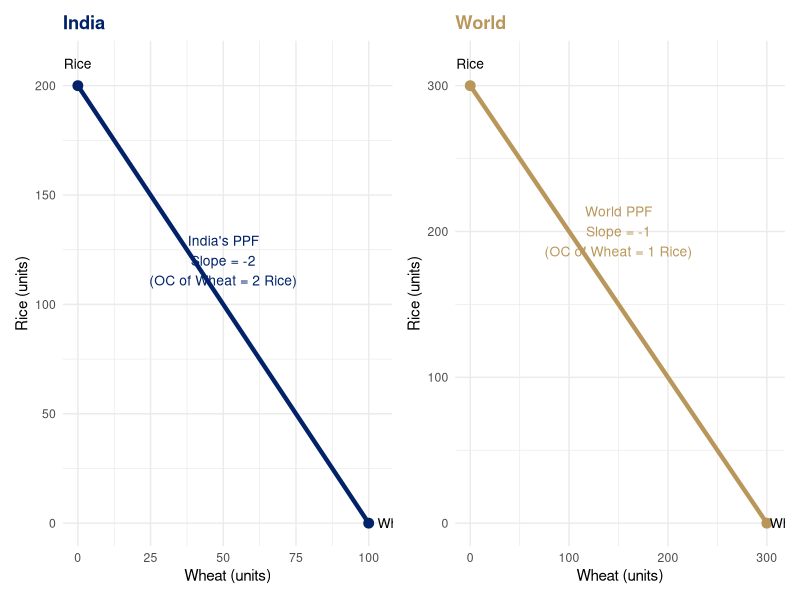
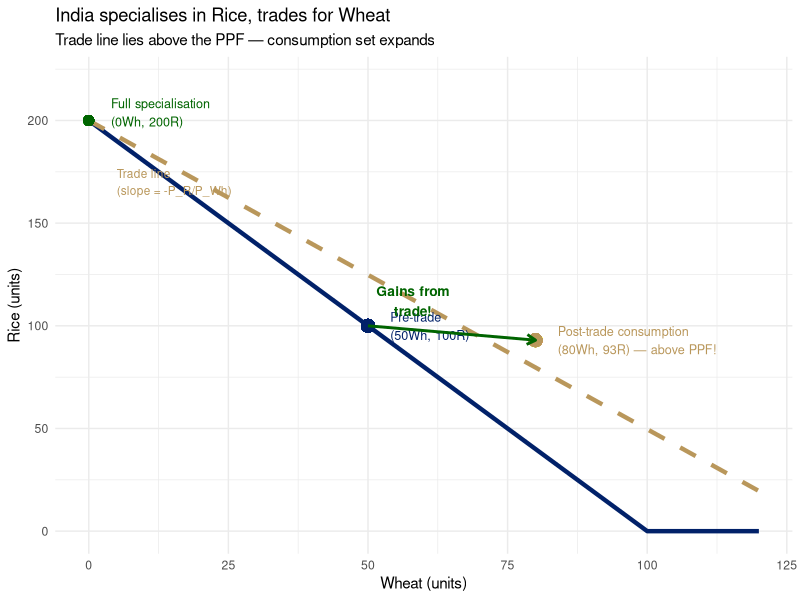
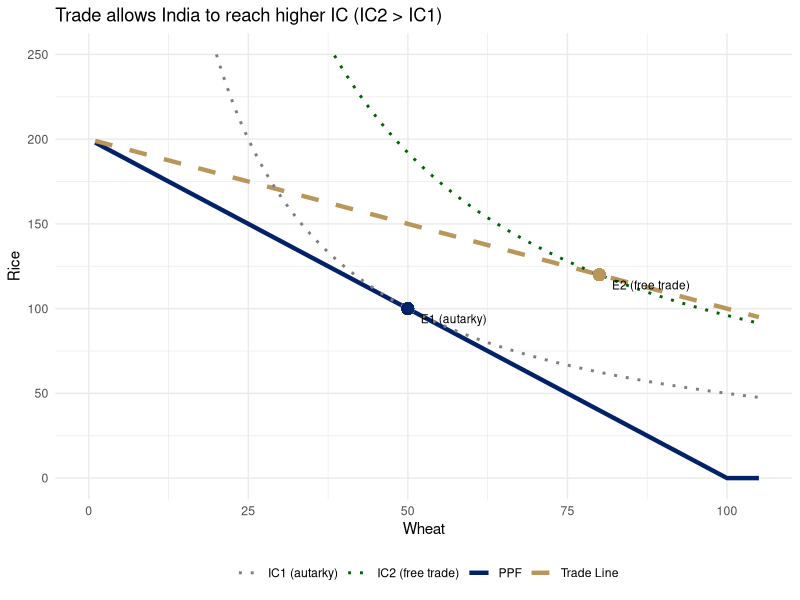
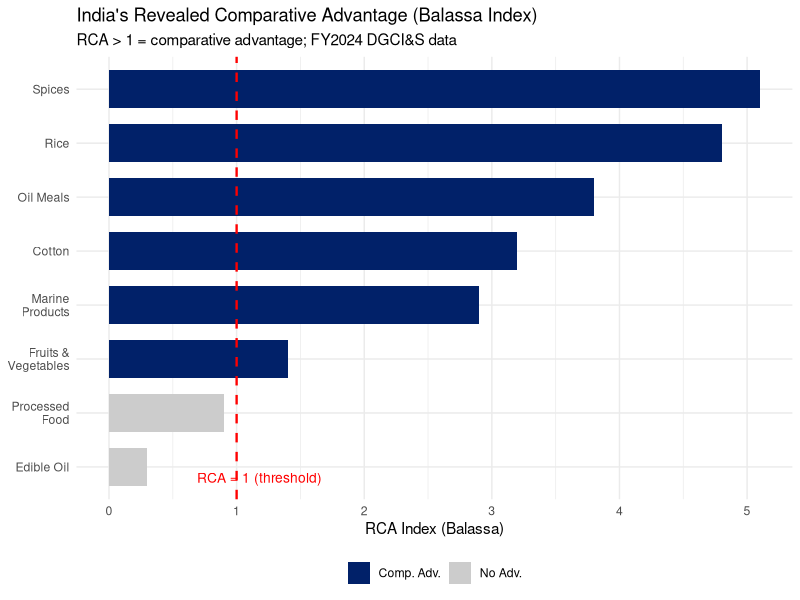

The R script that drew these images, in order:
## ---- chunk 1
#| label: setup
#| include: false
library(ggplot2)
library(patchwork)
library(dplyr)
library(scales)
options(scipen=999)
theme_set(theme_minimal(base_size=11))
knitr::opts_chunk$set(echo = knitr::is_html_output())
## ---- chunk 2
#| label: fig-ppf
#| fig-cap: "Production Possibility Frontiers: India and World\nSource: Author's illustration."
#| fig-width: 9
#| fig-height: 5
library(ggplot2)
library(patchwork)

p1 <- ggplot() +
  geom_segment(aes(x=0, y=200, xend=100, yend=0),
               color="#012169", linewidth=1.5) +
  geom_point(aes(x=0, y=200), color="#012169", size=3) +
  geom_point(aes(x=100, y=0), color="#012169", size=3) +
  annotate("text", x=50, y=120,
           label="India's PPF\nSlope = -2\n(OC of Wheat = 2 Rice)",
           color="#012169", size=3.5, hjust=0.5) +
  annotate("text", x=103, y=0, label="Wheat", size=3.5, hjust=0) +
  annotate("text", x=0, y=210, label="Rice", size=3.5, hjust=0.5) +
  labs(title="India", x="Wheat (units)", y="Rice (units)") +
  theme_minimal(base_size=11) +
  theme(plot.title=element_text(color="#012169", face="bold"))

p2 <- ggplot() +
  geom_segment(aes(x=0, y=300, xend=300, yend=0),
               color="#B9975B", linewidth=1.5) +
  geom_point(aes(x=0, y=300), color="#B9975B", size=3) +
  geom_point(aes(x=300, y=0), color="#B9975B", size=3) +
  annotate("text", x=150, y=200,
           label="World PPF\nSlope = -1\n(OC of Wheat = 1 Rice)",
           color="#B9975B", size=3.5, hjust=0.5) +
  annotate("text", x=303, y=0, label="Wheat", size=3.5, hjust=0) +
  annotate("text", x=0, y=315, label="Rice", size=3.5, hjust=0.5) +
  labs(title="World", x="Wheat (units)", y="Rice (units)") +
  theme_minimal(base_size=11) +
  theme(plot.title=element_text(color="#B9975B", face="bold"))

p1 + p2
## ---- chunk 3
#| label: fig-gains
#| fig-cap: "India: Gains from Trade — Consuming Beyond the PPF\nSource: Author's illustration."
#| fig-width: 7
#| fig-height: 5
library(ggplot2)

wheat_seq <- seq(0, 120, by=0.5)
rice_ppf   <- pmax(0, 200 - 2*wheat_seq)
rice_trade <- pmax(0, 200 - (200/133)*wheat_seq)

df_ppf <- data.frame(wheat=wheat_seq, rice_ppf=rice_ppf, rice_trade=rice_trade)

ggplot(df_ppf, aes(x=wheat)) +
  geom_line(aes(y=rice_ppf), color="#012169", linewidth=1.5) +
  geom_line(aes(y=rice_trade), color="#B9975B", linewidth=1.5, linetype="dashed") +
  geom_point(aes(x=50, y=100), color="#012169", size=4) +
  annotate("text", x=54, y=100,
           label="Pre-trade\n(50Wh, 100R)", hjust=0, size=3.2, color="#012169") +
  geom_point(aes(x=80, y=93), color="#B9975B", size=4) +
  annotate("text", x=84, y=93,
           label="Post-trade consumption\n(80Wh, 93R) — above PPF!",
           hjust=0, size=3.2, color="#B9975B") +
  geom_point(aes(x=0, y=200), color="darkgreen", size=3) +
  annotate("text", x=4, y=204,
           label="Full specialisation\n(0Wh, 200R)", hjust=0, size=3.2, color="darkgreen") +
  annotate("segment", x=50, y=100, xend=80, yend=93,
           arrow=arrow(length=unit(0.25,"cm")), color="darkgreen", linewidth=1) +
  annotate("text", x=58, y=112, label="Gains from\ntrade!",
           color="darkgreen", size=3.5, fontface="bold") +
  annotate("text", x=5, y=170, label="Trade line\n(slope = -P_R/P_Wh)",
           color="#B9975B", size=3, hjust=0) +
  labs(title="India specialises in Rice, trades for Wheat",
       subtitle="Trade line lies above the PPF — consumption set expands",
       x="Wheat (units)", y="Rice (units)") +
  scale_x_continuous(limits=c(0,120)) +
  scale_y_continuous(limits=c(0,220)) +
  theme_minimal(base_size=11)
## ---- chunk 4
#| label: fig-ic-ppf
#| fig-cap: "Free Trade Equilibrium: IC tangent to Trade Possibilities Line\nSource: Author's illustration."
#| fig-width: 6
#| fig-height: 5
library(ggplot2)

wheat_seq <- seq(1, 105, by=0.5)
rice_ppf   <- pmax(0, 200 - 2*wheat_seq)
rice_trade <- pmax(0, 200 - wheat_seq)
rice_ic1   <- 5000 / wheat_seq
rice_ic2   <- 9600 / wheat_seq

df <- data.frame(
  wheat = wheat_seq,
  rice_ppf   = rice_ppf,
  rice_trade = rice_trade,
  rice_ic1   = rice_ic1,
  rice_ic2   = rice_ic2
)

ggplot(df, aes(x=wheat)) +
  geom_line(aes(y=rice_ppf,   color="PPF"),                   linewidth=1.5) +
  geom_line(aes(y=rice_trade, color="Trade Line"),             linewidth=1.5, linetype="dashed") +
  geom_line(aes(y=rice_ic1,   color="IC1 (autarky)"),          linewidth=1,   linetype="dotted") +
  geom_line(aes(y=rice_ic2,   color="IC2 (free trade)"),       linewidth=1,   linetype="dotted") +
  geom_point(aes(x=50,  y=100), color="#012169", size=3.5) +
  geom_point(aes(x=80,  y=120), color="#B9975B", size=3.5) +
  annotate("text", x=52, y=94,  label="E1 (autarky)",   size=3, hjust=0) +
  annotate("text", x=82, y=114, label="E2 (free trade)", size=3, hjust=0) +
  scale_color_manual(values=c(
    "PPF"             = "#012169",
    "Trade Line"      = "#B9975B",
    "IC1 (autarky)"   = "grey50",
    "IC2 (free trade)"= "darkgreen"
  )) +
  scale_y_continuous(limits=c(0, 250)) +
  scale_x_continuous(limits=c(0, 105)) +
  labs(title="Trade allows India to reach higher IC (IC2 > IC1)",
       x="Wheat", y="Rice", color="") +
  theme_minimal(base_size=11) +
  theme(legend.position="bottom")
## ---- chunk 5
#| label: fig-rca
#| fig-cap: "India: Revealed Comparative Advantage in Agricultural Products (FY2024)\nSource: Author's calculations using DGCI&S / UN Comtrade data."
#| fig-width: 8
#| fig-height: 5
library(ggplot2)

rca_data <- data.frame(
  commodity = c("Spices", "Rice", "Oil Meals", "Cotton",
                "Marine\nProducts", "Fruits &\nVegetables",
                "Processed\nFood", "Edible Oil"),
  rca  = c(5.1, 4.8, 3.8, 3.2, 2.9, 1.4, 0.9, 0.3),
  type = c("Comp. Adv.", "Comp. Adv.", "Comp. Adv.", "Comp. Adv.",
           "Comp. Adv.", "Comp. Adv.", "No Adv.", "No Adv.")
)
rca_data$commodity <- factor(rca_data$commodity,
                              levels=rca_data$commodity[order(rca_data$rca)])

ggplot(rca_data, aes(x=commodity, y=rca, fill=type)) +
  geom_col(width=0.7) +
  geom_hline(yintercept=1, linetype="dashed", color="red", linewidth=0.8) +
  annotate("text", x=0.8, y=1.18, label="RCA = 1 (threshold)", color="red", size=3.5) +
  scale_fill_manual(values=c("Comp. Adv."="#012169", "No Adv."="#cccccc")) +
  coord_flip() +
  labs(title="India's Revealed Comparative Advantage (Balassa Index)",
       subtitle="RCA > 1 = comparative advantage; FY2024 DGCI&S data",
       x=NULL, y="RCA Index (Balassa)", fill=NULL) +
  theme_minimal(base_size=11) +
  theme(legend.position="bottom")
